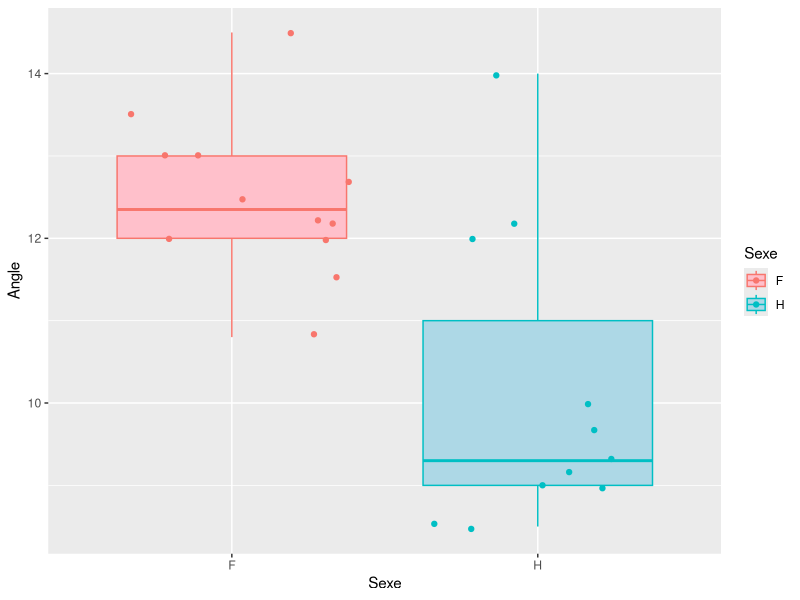

The R source for this figure:
## ---- chunk 1
knitr::opts_chunk$set(echo = FALSE, cache= TRUE, eval = TRUE, fig.show='hide', message = FALSE, warning = FALSE, results = 'hide' )
library(tidyverse)
library(kableExtra)
out_type <- knitr::opts_knit$get("rmarkdown.pandoc.to")

## ---- chunk 2
print(out_type)

is_pdf <-  (out_type=='latex')
print(is_pdf)
## ---- chunk 3
don_Angle <- read.table('angle.csv', sep = ';' , stringsAsFactors = TRUE, header = TRUE)
## ---- chunk 4
don_Angle %>% 
  ggplot() + aes(x=Sexe, y = Angle, fill=Sexe, col=Sexe) + 
    geom_boxplot() + geom_jitter()  +
    scale_fill_manual(values=c("pink", "lightblue"))
## ---- chunk 5
stat_desc <- don_Angle %>% 
  group_by(Sexe) %>% 
  summarise(long_mean = mean(Angle), 
            long_sd = sd(Angle), 
            q05 = quantile(Angle, probs = 0.05 ),
            q50 = quantile(Angle, probs = 0.5 ),
            q95 = quantile(Angle, probs = 0.95 )
            )
## ---- chunk 6
stat_desc %>% 
  kable(digits=2, format = "html", escape = FALSE) %>%
  collapse_rows(columns = 1, valign = 'top') %>%
  kable_classic(full_width = F, html_font = "Cambria")
## ---- chunk 7
stat_desc %>% 
  kable(digits=2, booktabs = T)%>%
  kable_styling(latex_options = "striped")
## ---- chunk 8
angle_ref <- 37
## ---- chunk 9
don_Angle  %>% select(Angle) %>% t.test(mu=angle_ref)
## ---- chunk 10
don_Angle  %>% filter(Sexe=="F") %>% select(Angle) %>% t.test(mu=angle_ref)
## ---- chunk 11
don_Angle  %>% filter(Sexe=="H") %>% select(Angle) %>% t.test(mu=angle_ref, alternative = "less")
## ---- chunk 12
t.test(Angle ~ Sexe, data=don_Angle)   # Sans utiliser dplyr ==> tellement mieux
don_Angle  %>% t.test(Angle ~ Sexe, data=.)  # Avec dplyr = tordu non ?
## ---- chunk 13
mod <- lm(Angle~Sexe, data = don_Angle)
summary(mod)
anova(mod)
